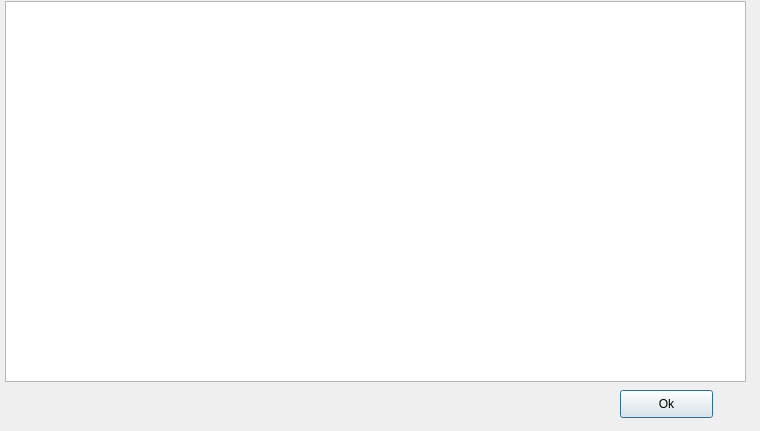
<?xml version="1.0" encoding="UTF-8"?>
<ui version="4.0">
 <class>database</class>
 <widget class="QDialog" name="database">
  <property name="geometry">
   <rect>
    <x>0</x>
    <y>0</y>
    <width>760</width>
    <height>431</height>
   </rect>
  </property>
  <property name="windowTitle">
   <string>Dialog</string>
  </property>
  <widget class="QPushButton" name="pushButton">
   <property name="geometry">
    <rect>
     <x>620</x>
     <y>390</y>
     <width>93</width>
     <height>28</height>
    </rect>
   </property>
   <property name="text">
    <string>Ok</string>
   </property>
  </widget>
  <widget class="QTableWidget" name="tableWidget">
   <property name="geometry">
    <rect>
     <x>5</x>
     <y>1</y>
     <width>741</width>
     <height>381</height>
    </rect>
   </property>
  </widget>
 </widget>
 <resources/>
 <connections/>
</ui>
